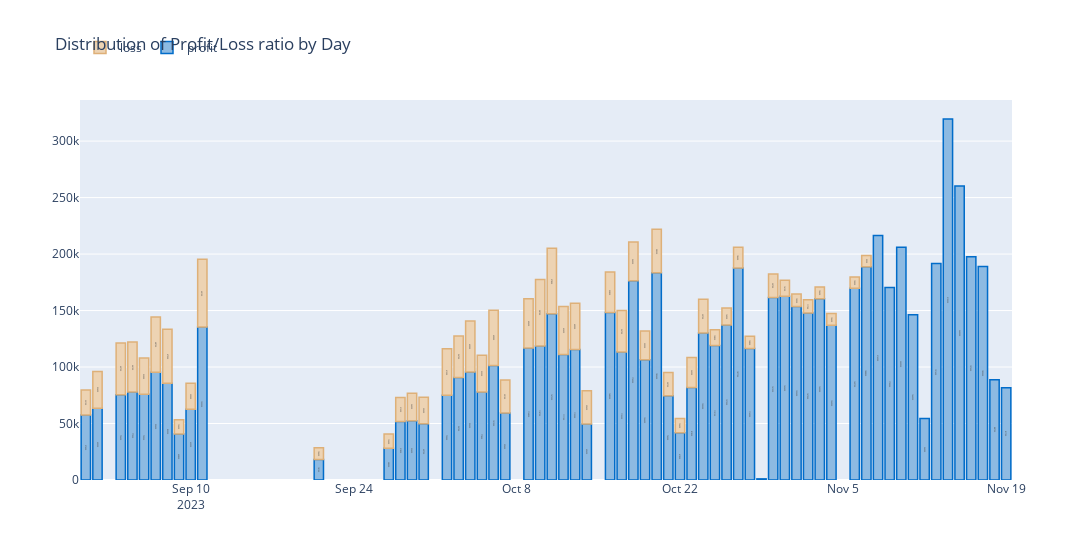

Notebook code cell kept with this figure:
### Code cell
rgb=['rgba'+str(matplotlib.colors.to_rgba(i,0.7)) for i in pal]
fig=go.Figure()
fig.add_trace(go.Bar(x=visual_second.index, y=visual_second.sum_limit_x, name='profit',
                     text=visual_second.sum_limit_x, texttemplate='%{text:.0f}', 
                     textposition='inside',insidetextanchor="middle",
                     marker=dict(color=color[0],line=dict(color=pal[0],width=1.5)),
                     hovertemplate = "<b>%{x}</b><br>Paid accounts: %{y}"))
fig.add_trace(go.Bar(x=visual_second.index, y=visual_second.sum_limit_y, name='loss',
                     text=visual_second.sum_limit_y, texttemplate='%{text:.0f}', 
                     textposition='inside',insidetextanchor="middle",
                     marker=dict(color=color[1],line=dict(color=pal[1],width=1.5)),
                     hovertemplate = "<b>%{x}</b><br>Default accounts: %{y}"))
fig.update_layout(title='Distribution of Profit/Loss ratio by Day', 
                  barmode='relative', width=1400,
                  legend=dict(orientation="h", traceorder="reversed", yanchor="bottom",y=1.1,xanchor="left", x=0))
fig.show()
